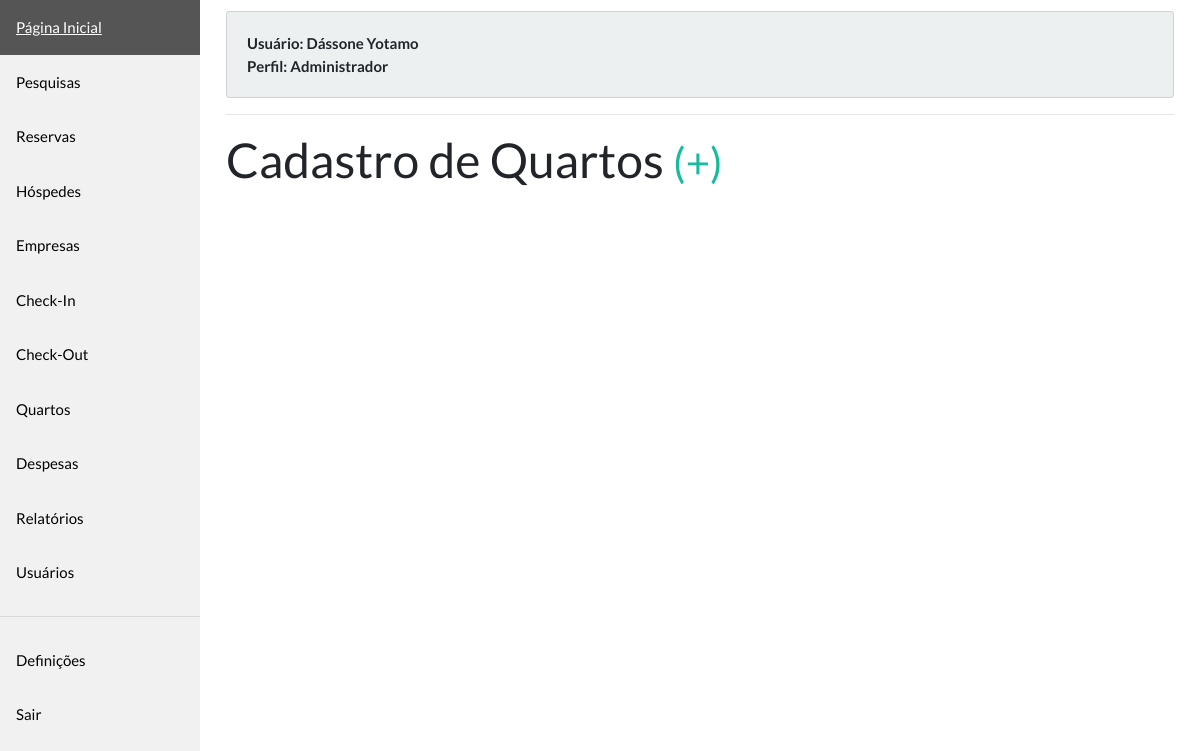
/rooms/ (signed in), run on an earlier commit of the app's database.
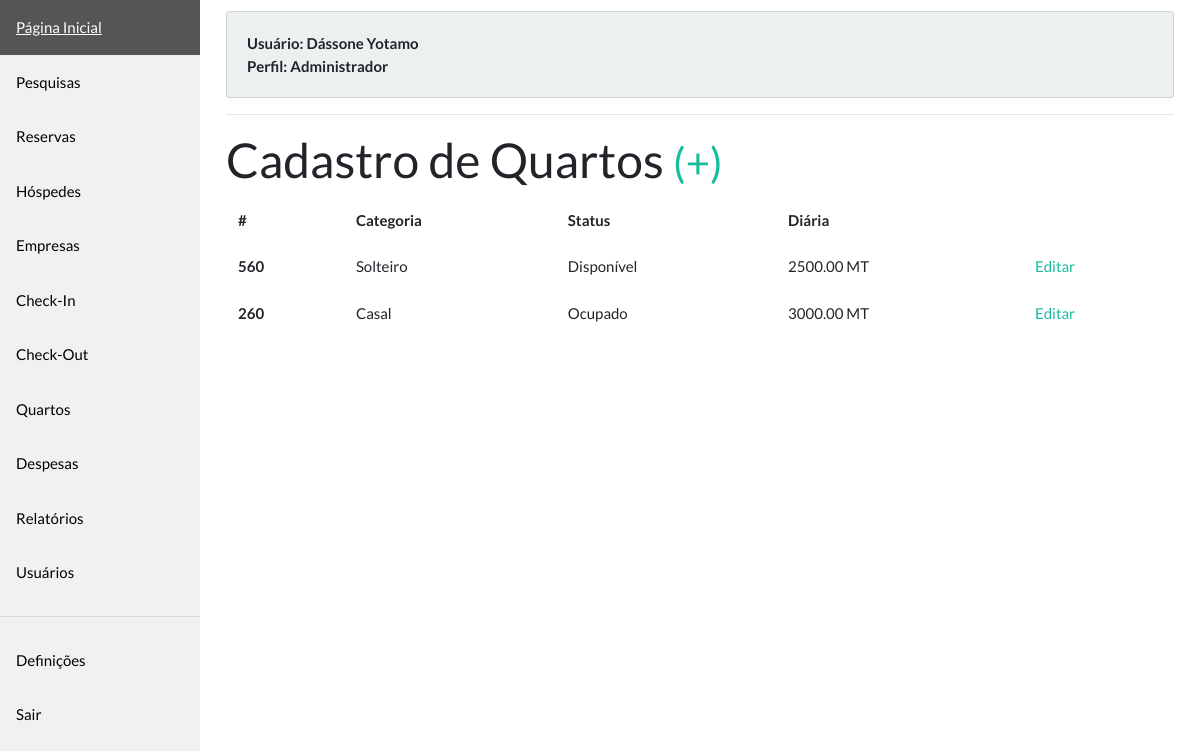
And on a later commit of the database.
### models.py (models this page shows)
class Mutable(BaseModel):
    created_at = DateTimeField(default=datetime.now())
    updated_at = DateTimeField(null=True)
    created_by = ForeignKeyField(User, column_name='created_by', null=True)
    updated_by = ForeignKeyField(User,  column_name='updated_by', null=True)

class Room(Mutable):
    number = IntegerField(unique=True)
    category = CharField(max_length=50, choices=CATEGORIES)
    status = CharField(max_length=50, choices=ROOM_STATUSES)
    daily_amount = FloatField()
    def get_category_label(self):
        return dict(CATEGORIES)[self.category]
    def get_status_label(self):
        return dict(ROOM_STATUSES)[self.status]

### views/rooms.py (the view)
@rooms.route('/', methods=['GET'])
@login_required
@allowed_profile(['receptionist', 'manager', 'admin'])
def room_index():
    return render_template('rooms/index.html', rooms=get_all(Room))

### app.py (called while the page is built)
@login_manager.user_loader
def load_user(user_id):
    return get(User, user_id)

### dao.py (called while the page is built)
def get(model: Type, id: int) -> Model:
    try:
        return model.get(id)
    except model.DoesNotExist:
        raise abort(404)

def get_all(model: Type) -> ModelSelect:
    return model.select()

### models.py (called while the page is built)
    def get_profile_label(self):
        return dict(PROFILES)[self.profile]

### utils/security.py (called while the page is built)
    def __call__(self, func):
        @wraps(func)
        def wrapped_func(*args, **kwargs):
            user_authed = current_user.is_authenticated
            if user_authed and current_user.profile in self.profiles:
                return func(*args, **kwargs)
            raise abort(403)
        return wrapped_func

### templates/rooms/index.html
{% extends "layout/base.html" %}
{% block content %}
<div>
    <h1>Cadastro de Quartos <small><a href="{{ url_for('rooms.room_new') }}">(+)</small></a></h1>
    {% if rooms %}
    <div class="table-responsive">
        <table class="table table-borderless">
            <thead>
                <tr>
                    <th scope="col">#</th>
                    <th scope="col">Categoria</th>
                    <th scope="col">Status</th>
                    <th scope="col">Diária</th>
                    <th scope="col"></th>
                </tr>
            </thead>
            <tbody>
                {% for room in rooms %}
                <tr>
                    <th scope="row">{{ room.number }}</th>
                    <td>{{ room.get_category_label() }}</td>
                    <td>{{ room.get_status_label() }}</td>
                    <td>{{  "%.2f MT"|format(room.daily_amount) }}</td>
                    <td><a href="{{ url_for('rooms.room_edit', room_id=room.id) }}">Editar</a></td>
                </tr>
                {% endfor %}
            </tbody>
        </table>
    </div>
    {% endif %}
</div>
{% endblock %}

What changed in the data, as far as the page shows it:
added Room: number "560", get_category_label "Solteiro", get_status_label "Disponível", daily_amount "2500.00 MT"
added Room: number "260", get_category_label "Casal", get_status_label "Ocupado", daily_amount "3000.00 MT"
Also different on the page:
text now shown: "# Categoria Status Diária"
